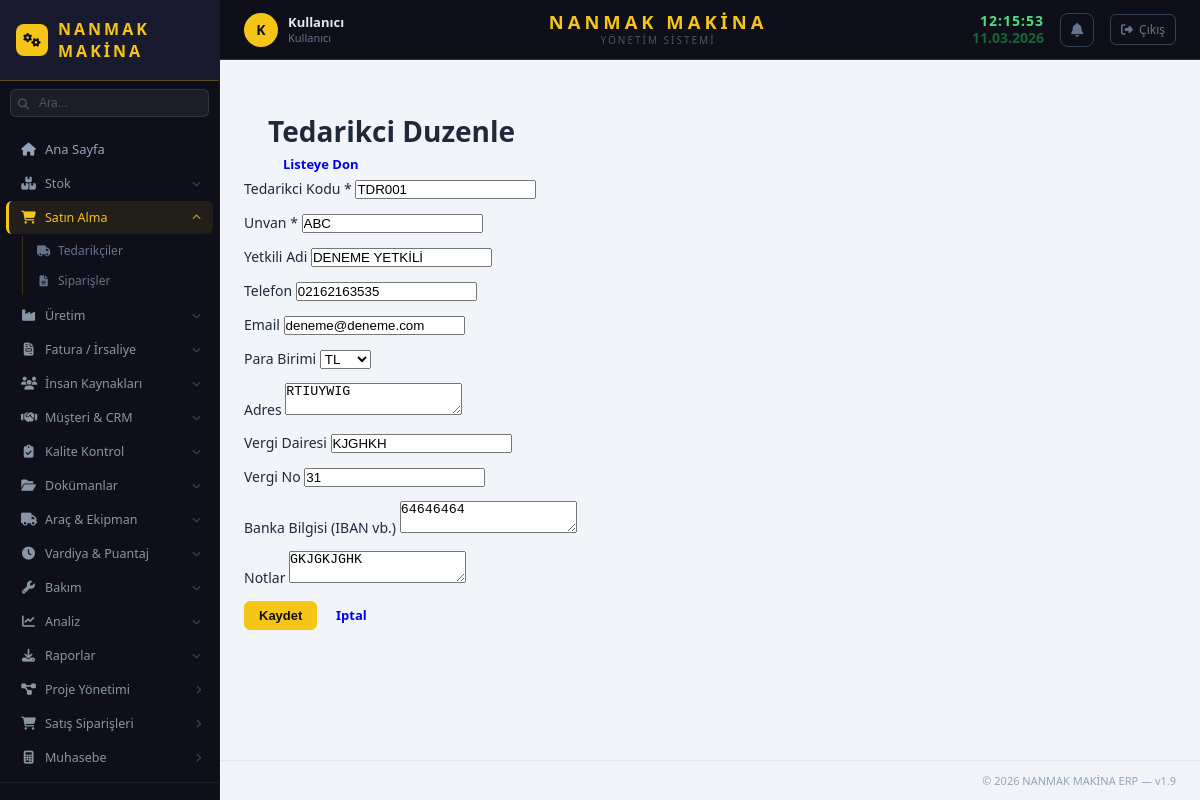
/satin-alma/tedarikci/1/duzenle (signed in), run on the app's committed database.
### app/stok/models/sistem_ayar.py (models this page shows, shortened)
class SistemAyar(db.Model):
    __tablename__ = 'sistem_ayar'
    id = db.Column(db.Integer, primary_key=True, autoincrement=True)
    anahtar = db.Column(db.String(100), unique=True, nullable=False)
    deger = db.Column(db.Text)
    aciklama = db.Column(db.String(200))
    guncelleme = db.Column(db.String(30), default=lambda: datetime.now().strftime('%d.%m.%Y %H:%M'))
    @staticmethod
    def get(anahtar, varsayilan=''):
        ayar = SistemAyar.query.filter_by(anahtar=anahtar).first()
        return ayar.deger if ayar else varsayilan

### app/satin_alma/models/tedarikci.py (models this page shows, shortened)
class Tedarikci(db.Model):
    __tablename__ = 'tedarikci'
    id = db.Column(db.Integer, primary_key=True, autoincrement=True)
    tedarikci_kodu = db.Column(db.String(50), unique=True, nullable=False)
    unvan = db.Column(db.String(200), nullable=False)
    yetkili_adi = db.Column(db.String(100))
    telefon = db.Column(db.String(20))
    email = db.Column(db.String(100))
    adres = db.Column(db.Text)
    vergi_dairesi = db.Column(db.String(100))
    vergi_no = db.Column(db.String(50))
    para_birimi = db.Column(db.String(10), default='TL')  # TL, USD, EUR
    banka_bilgisi = db.Column(db.Text)       # EKLENDI: banka adi, iban vb.
    notlar = db.Column(db.Text)              # EKLENDI: genel notlar
    olusturma_tarihi = db.Column(db.String(20), default=lambda: datetime.now().strftime('%d.%m.%Y'))  # EKLENDI
    aktif = db.Column(db.Integer, default=1)
    siparisler = db.relationship('SatinAlmaSiparisi', backref='tedarikci', lazy=True)

### app/satin_alma/routes/tedarikci_routes.py (the view, shortened to what this page needs)
@tedarikci_bp.route('/tedarikci/<int:id>/duzenle', methods=['GET', 'POST'])
def tedarikci_duzenle(id):
    tedarikci = Tedarikci.query.get_or_404(id)
    return render_template('satin_alma/tedarikci_form.html', tedarikci=tedarikci)

### app/__init__.py (called while the page is built)
def login_gerekli_mi(endpoint, path):
    for acik in ACIK_URLLAR:
        if path.startswith(acik):
            return False
    return True

### app/kullanici/models/kullanici.py (called while the page is built)
    def birincil_rol(self):
        if self.roller:
            return self.roller[0].rol
        return None

    def admin_mi(self):
        for kr in self.roller:
            if kr.rol and kr.rol.rol_adi == 'admin':
                return True
        return False

### app/satin_alma/templates/satin_alma/tedarikci_form.html (shortened to what this page needs)
{% extends "base.html" %}
{% block content %}
<div class="page-header">
    <h1>{{ 'Tedarikci Duzenle' if tedarikci else 'Yeni Tedarikci' }}</h1>
    <a href="{{ url_for('tedarikci.tedarikci_liste') }}" class="btn btn-secondary">Listeye Don</a>
</div>
<form method="POST" class="form-container">
    <div class="form-row">
        <div class="form-group">
            <label for="tedarikci_kodu">Tedarikci Kodu *</label>
            <input type="text" id="tedarikci_kodu" name="tedarikci_kodu" value="{{ tedarikci.tedarikci_kodu if tedarikci else '' }}" required>
        </div>
        <div class="form-group">
            <label for="unvan">Unvan *</label>
            <input type="text" id="unvan" name="unvan" value="{{ tedarikci.unvan if tedarikci else '' }}" required>
        </div>
    </div>
    <div class="form-row">
        <div class="form-group">
            <label for="yetkili_adi">Yetkili Adi</label>
            <input type="text" id="yetkili_adi" name="yetkili_adi" value="{{ tedarikci.yetkili_adi if tedarikci else '' }}">
        </div>
        <div class="form-group">
            <label for="telefon">Telefon</label>
            <input type="text" id="telefon" name="telefon" value="{{ tedarikci.telefon if tedarikci else '' }}">
        </div>
    </div>
    <div class="form-row">
        <div class="form-group">
            <label for="email">Email</label>
            <input type="email" id="email" name="email" value="{{ tedarikci.email if tedarikci else '' }}">
        </div>
        <div class="form-group">
            <label for="para_birimi">Para Birimi</label>
            <select id="para_birimi" name="para_birimi">
                <option value="TL" {{ 'selected' if tedarikci and tedarikci.para_birimi == 'TL' else '' }}>TL</option>
            </select>
        </div>
    </div>
    <div class="form-group">
        <label for="adres">Adres</label>
        <textarea id="adres" name="adres" rows="2">{{ tedarikci.adres if tedarikci else '' }}</textarea>
    </div>
    <div class="form-row">
        <div class="form-group">
            <label for="vergi_dairesi">Vergi Dairesi</label>
            <input type="text" id="vergi_dairesi" name="vergi_dairesi" value="{{ tedarikci.vergi_dairesi if tedarikci else '' }}">
        </div>
        <div class="form-group">
            <label for="vergi_no">Vergi No</label>
            <input type="text" id="vergi_no" name="vergi_no" value="{{ tedarikci.vergi_no if tedarikci else '' }}">
        </div>
    </div>
    <div class="form-group">
        <label for="banka_bilgisi">Banka Bilgisi (IBAN vb.)</label>
        <textarea id="banka_bilgisi" name="banka_bilgisi" rows="2">{{ tedarikci.banka_bilgisi if tedarikci else '' }}</textarea>
    </div>
    <div class="form-group">
        <label for="notlar">Notlar</label>
        <textarea id="notlar" name="notlar" rows="2">{{ tedarikci.notlar if tedarikci else '' }}</textarea>
    </div>
    <div class="form-actions">
        <button type="submit" class="btn btn-primary">Kaydet</button>
        <a href="{{ url_for('tedarikci.tedarikci_liste') }}" class="btn btn-secondary">Iptal</a>
    </div>
</form>
{% endblock %}

### app/stok/templates/base.html (shortened to what this page needs)
<!DOCTYPE html>
<html lang="tr">
<head>
    <link rel="stylesheet" href="{{ url_for('static', filename='css/main.css') }}">
    <link rel="stylesheet" href="https://cdnjs.cloudflare.com/ajax/libs/font-awesome/6.4.0/css/all.min.css">
</head>
<body>
<aside class="sidebar">
    <div class="sidebar-logo">
        {% if firma_logo %}
        <img src="{{ url_for('static', filename='img/' + firma_logo) }}"
             alt="{{ firma_adi }}" style="height:36px;max-width:140px;object-fit:contain;">
        {% else %}
        <span class="sidebar-logo-icon"><i class="fas fa-cogs"></i></span>
        <span class="sidebar-logo-text">{{ firma_adi }}</span>
        {% endif %}
    </div>
    <div class="sidebar-arama">
        <i class="fas fa-search sidebar-arama-ikon"></i>
        <input type="text" id="global-arama" placeholder="Ara..." autocomplete="off">
    </div>
    <nav class="sidebar-nav">
        <a href="/" class="nav-item {% if request.path == '/' %}active{% endif %}">
            <i class="fas fa-home"></i><span>Ana Sayfa</span>
        </a>
        <div class="nav-group">
            <div class="nav-group-title" id="btn-stok-menu">
                <i class="fas fa-boxes ng-icon"></i>
                <span class="ng-label">Stok</span>
                <i class="fas fa-chevron-down ng-arrow"></i>
            </div>
        </div>
        <div class="nav-group">
            <div class="nav-group-title" id="btn-satin-menu">
                <i class="fas fa-shopping-cart ng-icon"></i>
                <span class="ng-label">Satın Alma</span>
                <i class="fas fa-chevron-down ng-arrow"></i>
            </div>
            <div id="satin-menu" class="nav-submenu">
                <a href="{{ url_for('tedarikci.tedarikci_liste') }}"><i class="fas fa-truck"></i> Tedarikçiler</a>
                <a href="{{ url_for('satin_alma_siparis.siparis_liste') }}"><i class="fas fa-file-alt"></i> Siparişler</a>
            </div>
        </div>
        <div class="nav-group">
            <div class="nav-group-title" id="btn-uretim-menu">
                <i class="fas fa-industry ng-icon"></i>
                <span class="ng-label">Üretim</span>
                <i class="fas fa-chevron-down ng-arrow"></i>
            </div>
        </div>
        <div class="nav-group">
            <div class="nav-group-title" id="btn-fatura-menu">
                <i class="fas fa-file-invoice ng-icon"></i>
                <span class="ng-label">Fatura / İrsaliye</span>
                <i class="fas fa-chevron-down ng-arrow"></i>
            </div>
        </div>
        {% if session.get('admin') or yetki.get('ik') %}
        <div class="nav-group">
            <div class="nav-group-title" id="btn-ik-menu">
                <i class="fas fa-users ng-icon"></i>
                <span class="ng-label">İnsan Kaynakları</span>
                <i class="fas fa-chevron-down ng-arrow"></i>
            </div>
        </div>
        {% endif %}
        {% if aktif_moduller.get('crm') %}
        <div class="nav-group">
            <div class="nav-group-title" id="btn-crm-menu">
                <i class="fas fa-handshake ng-icon"></i>
                <span class="ng-label">Müşteri & CRM</span>
                <i class="fas fa-chevron-down ng-arrow"></i>
            </div>
        </div>
        {% endif %}
        {% if aktif_moduller.get('kalite') %}
        <div class="nav-group">
            <div class="nav-group-title" id="btn-kalite-menu">
                <i class="fas fa-clipboard-check ng-icon"></i>
                <span class="ng-label">Kalite Kontrol</span>
                <i class="fas fa-chevron-down ng-arrow"></i>
            </div>
        </div>
        {% endif %}
        {% if aktif_moduller.get('dokuman') %}
        <div class="nav-group">
            <div class="nav-group-title" id="btn-dokuman-menu">
                <i class="fas fa-folder-open ng-icon"></i>
                <span class="ng-label">Dokümanlar</span>
                <i class="fas fa-chevron-down ng-arrow"></i>
            </div>
        </div>
        {% endif %}
        {% if aktif_moduller.get('arac') %}
        <div class="nav-group">
            <div class="nav-group-title" id="btn-arac-menu">
                <i class="fas fa-truck ng-icon"></i>
                <span class="ng-label">Araç & Ekipman</span>
                <i class="fas fa-chevron-down ng-arrow"></i>
            </div>
        </div>
        {% endif %}
        {% if aktif_moduller.get('vardiya') %}
        <div class="nav-group">
            <div class="nav-group-title" id="btn-vardiya-menu">
                <i class="fas fa-clock ng-icon"></i>
                <span class="ng-label">Vardiya & Puantaj</span>
                <i class="fas fa-chevron-down ng-arrow"></i>
            </div>
        </div>
        {% endif %}
        {% if aktif_moduller.get('bakim') %}
        <div class="nav-group">
            <div class="nav-group-title" id="btn-bakim-menu">
                <i class="fas fa-wrench ng-icon"></i>
                <span class="ng-label">Bakım</span>
                <i class="fas fa-chevron-down ng-arrow"></i>
            </div>
        </div>
        {% endif %}
        <div class="nav-group">
            <div class="nav-group-title" id="btn-analiz-menu">
                <i class="fas fa-chart-line ng-icon"></i>
                <span class="ng-label">Analiz</span>
                <i class="fas fa-chevron-down ng-arrow"></i>
            </div>
        </div>
        <div class="nav-group">
            <div class="nav-group-title" id="btn-rapor-menu">
                <i class="fas fa-download ng-icon"></i>
                <span class="ng-label">Raporlar</span>
                <i class="fas fa-chevron-down ng-arrow"></i>
            </div>
        </div>
        {% if aktif_moduller.get('proje') %}
        <div class="nav-group">
            <div class="nav-group-title" id="btn-proje-menu">
                <i class="fas fa-project-diagram ng-icon"></i>
                <span class="ng-label">Proje Yönetimi</span>
                <i class="fas fa-chevron-right ng-arrow"></i>
            </div>
        </div>
        {% endif %}
        {% if aktif_moduller.get('siparis') %}
        <div class="nav-group">
            <div class="nav-group-title" id="btn-siparis-menu">
                <i class="fas fa-shopping-cart ng-icon"></i>
                <span class="ng-label">Satış Siparişleri</span>
                <i class="fas fa-chevron-right ng-arrow"></i>
            </div>
        </div>
        {% endif %}
        {% if aktif_moduller.get('muhasebe') %}
        <div class="nav-group">
            <div class="nav-group-title" id="btn-muhasebe-menu">
                <i class="fas fa-calculator ng-icon"></i>
                <span class="ng-label">Muhasebe</span>
                <i class="fas fa-chevron-right ng-arrow"></i>
            </div>
        </div>
        {% endif %}
        <div class="sidebar-alt-menu">
            <a href="{{ url_for('kullanici.profil') }}" class="sidebar-alt-link">
            </a>
        </div>
    </nav>
</aside>
<div class="main-wrapper">
    <header class="top-header">
        <div class="header-left">
            <a href="{{ url_for('kullanici.profil') }}" class="header-user" title="Profilim" style="text-decoration:none;">
                <div class="header-user-avatar">{{ session.get('tam_ad', 'K')[:1] | upper }}</div>
                <div class="header-user-info">
                    <span class="header-user-name">{{ session.get('tam_ad', 'Kullanıcı') }}</span>
                    <span class="header-user-role">{% if session.get('admin') %}Admin{% else %}Kullanıcı{% endif %}</span>
                </div>
            </a>
        </div>
        <div class="header-center">
            <div class="header-firma">{{ firma_adi }}</div>
            <div class="header-firma-alt">{{ firma_alt_baslik }}</div>
        </div>
        <div class="header-right">
            <div class="header-datetime">
                <span class="header-saat" id="header-saat">--:--:--</span>
                <span class="header-tarih" id="header-tarih">--.--.----</span>
            </div>
            <div class="bildirim-wrapper" id="bildirim-wrapper">
                <button class="bildirim-btn" onclick="toggleBildirimler()" title="Bildirimler">
                    <i class="fas fa-bell"></i>
                </button>
            </div>
            <a href="{{ url_for('kullanici.cikis') }}" class="header-cikis" title="Çıkış Yap">
                <i class="fas fa-sign-out-alt"></i>
                <span>Çıkış</span>
            </a>
        </div>
    </header>
    <div class="page-header">
    </div>
    <main class="main-content">
        {% block content %}{% endblock %}
    </main>
    <footer class="footer">
        <span>© 2026 {{ firma_adi }} ERP — v1.9</span>
    </footer>
</div>
</body>
</html>

### app/stok/templates/base.html (style rules this page uses)
.bildirim-wrapper { position: relative; }
.bildirim-btn { background: none; border: 1px solid #334155; color: #64748b; width: 34px; height: 34px; border-radius: 8px; cursor: pointer; display: flex; align-items: center; justify-content: center; font-size: 14px; transition: all 0.15s; position: relative; }
.sidebar-arama { padding: 8px 10px; position: relative; }
.sidebar-arama input { width: 100%; background: rgba(255,255,255,0.06); border: 1px solid rgba(255,255,255,0.1); border-radius: 6px; padding: 6px 8px 6px 28px; color: #94a3b8; font-size: 12px; outline: none; transition: all 0.15s; }
.sidebar-arama input::placeholder { color: #475569; }
.sidebar-arama-ikon { position: absolute; left: 18px; top: 50%; transform: translateY(-50%); color: #475569; font-size: 11px; pointer-events: none; }
.sidebar-alt-menu { border-top: 1px solid rgba(255,255,255,0.07); padding: 8px 0; margin-top: 8px; }
.sidebar-alt-link { display: flex; align-items: center; gap: 9px; padding: 8px 16px; color: #475569; font-size: 12px; text-decoration: none; transition: all 0.15s; }

### data on the page
SistemAyar: deger "NANMAK MAKİNA"
SistemAyar: deger "YÖNETIM SISTEMI"
Tedarikci: tedarikci_kodu "TDR001", unvan "ABC", yetkili_adi "DENEME YETKİLİ", telefon "02162163535", email "deneme@deneme.com", adres "RTIUYWIG", vergi_dairesi "KJGHKH", vergi_no "31", banka_bilgisi "64646464", notlar "GKJGKJGHK"

### other printed values
{{ session.get('tam_ad', 'K')[:1] | upper }} "K"
{{ session.get('tam_ad', 'Kullanıcı') }} "Kullanıcı"
{{ 'Tedarikci Duzenle' if tedarikci else 'Yeni Tedarikci' }} "Tedarikci Duzenle"
